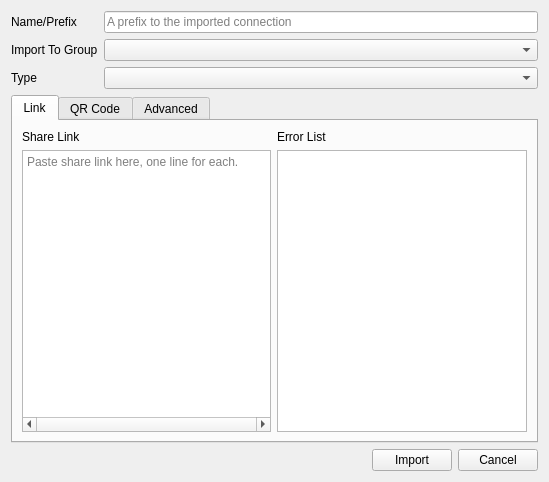
<?xml version="1.0" encoding="UTF-8"?>
<ui version="4.0">
 <class>ImportConfigWindow</class>
 <widget class="QDialog" name="ImportConfigWindow">
  <property name="geometry">
   <rect>
    <x>0</x>
    <y>0</y>
    <width>549</width>
    <height>482</height>
   </rect>
  </property>
  <property name="minimumSize">
   <size>
    <width>470</width>
    <height>460</height>
   </size>
  </property>
  <property name="windowTitle">
   <string>Import file</string>
  </property>
  <property name="sizeGripEnabled">
   <bool>false</bool>
  </property>
  <property name="modal">
   <bool>true</bool>
  </property>
  <layout class="QVBoxLayout" name="verticalLayout_3">
   <item>
    <layout class="QFormLayout" name="formLayout_2">
     <item row="0" column="0">
      <widget class="QLabel" name="aliasLabel">
       <property name="text">
        <string>Name/Prefix</string>
       </property>
      </widget>
     </item>
     <item row="0" column="1">
      <widget class="QLineEdit" name="nameTxt">
       <property name="placeholderText">
        <string>A prefix to the imported connection</string>
       </property>
      </widget>
     </item>
     <item row="1" column="0">
      <widget class="QLabel" name="label_9">
       <property name="text">
        <string>Import To Group</string>
       </property>
      </widget>
     </item>
     <item row="1" column="1">
      <widget class="QComboBox" name="groupCombo"/>
     </item>

     <item row="2" column="0">
      <widget class="QLabel" name="label_9">
       <property name="text">
        <string>Type</string>
       </property>
      </widget>
     </item>
     <item row="2" column="1">
        <widget class="QComboBox" name="importTypeCombo">
         <property name="sizePolicy">
          <sizepolicy hsizetype="MinimumExpanding" vsizetype="Fixed">
           <horstretch>0</horstretch>
           <verstretch>0</verstretch>
          </sizepolicy>
         </property>
        </widget>
       </item>
    </layout>
   </item>
   <item>
    <widget class="QTabWidget" name="tabWidget">
     <property name="currentIndex">
      <number>0</number>
     </property>
     <widget class="QWidget" name="tabWidgetPage2">
      <attribute name="title">
       <string>Link</string>
      </attribute>
      <layout class="QGridLayout" name="gridLayout">
       <item row="0" column="0">
        <widget class="QLabel" name="label_8">
         <property name="text">
          <string>Share Link</string>
         </property>
        </widget>
       </item>
       <item row="0" column="1">
        <widget class="QLabel" name="label_7">
         <property name="text">
          <string>Error List</string>
         </property>
        </widget>
       </item>
       <item row="1" column="0">
        <widget class="QPlainTextEdit" name="vmessConnectionStringTxt">
         <property name="horizontalScrollBarPolicy">
          <enum>Qt::ScrollBarAlwaysOn</enum>
         </property>
         <property name="lineWrapMode">
          <enum>QPlainTextEdit::NoWrap</enum>
         </property>
         <property name="placeholderText">
          <string>Paste share link here, one line for each.</string>
         </property>
        </widget>
       </item>
       <item row="1" column="1">
        <widget class="QListWidget" name="errorsList"/>
       </item>
      </layout>
     </widget>
     <widget class="QWidget" name="qrCodeTab">
      <attribute name="title">
       <string>QR Code</string>
      </attribute>
      <layout class="QFormLayout" name="formLayout_3">
       <item row="0" column="0">
        <widget class="QLabel" name="label_11">
         <property name="text">
          <string>Screenshot</string>
         </property>
        </widget>
       </item>
       <item row="0" column="1">
        <layout class="QHBoxLayout" name="horizontalLayout_6">
         <item>
          <widget class="QCheckBox" name="hideQv2rayCB">
           <property name="text">
            <string>Hide Qv2ray</string>
           </property>
          </widget>
         </item>
         <item>
          <widget class="QDoubleSpinBox" name="doubleSpinBox">
           <property name="suffix">
            <string> secs</string>
           </property>
           <property name="maximum">
            <double>5.000000000000000</double>
           </property>
           <property name="singleStep">
            <double>0.500000000000000</double>
           </property>
           <property name="value">
            <double>0.000000000000000</double>
           </property>
          </widget>
         </item>
         <item>
          <widget class="QLabel" name="label_6">
           <property name="text">
            <string>Delay</string>
           </property>
          </widget>
         </item>
         <item>
          <spacer name="horizontalSpacer_3">
           <property name="orientation">
            <enum>Qt::Horizontal</enum>
           </property>
           <property name="sizeHint" stdset="0">
            <size>
             <width>40</width>
             <height>20</height>
            </size>
           </property>
          </spacer>
         </item>
         <item>
          <widget class="QPushButton" name="qrFromScreenBtn">
           <property name="sizePolicy">
            <sizepolicy hsizetype="Fixed" vsizetype="Fixed">
             <horstretch>0</horstretch>
             <verstretch>0</verstretch>
            </sizepolicy>
           </property>
           <property name="text">
            <string>Go</string>
           </property>
          </widget>
         </item>
        </layout>
       </item>
       <item row="1" column="0">
        <widget class="QLabel" name="label_5">
         <property name="text">
          <string>QRCode File</string>
         </property>
        </widget>
       </item>
       <item row="1" column="1">
        <layout class="QHBoxLayout" name="horizontalLayout">
         <item>
          <widget class="QLineEdit" name="imageFileEdit">
           <property name="text">
            <string/>
           </property>
           <property name="readOnly">
            <bool>true</bool>
           </property>
          </widget>
         </item>
         <item>
          <widget class="QPushButton" name="selectImageBtn">
           <property name="text">
            <string>Select</string>
           </property>
          </widget>
         </item>
        </layout>
       </item>
       <item row="3" column="0">
        <widget class="QLabel" name="label_3">
         <property name="text">
          <string>Detected Link</string>
         </property>
        </widget>
       </item>
       <item row="3" column="1">
        <widget class="QLineEdit" name="qrCodeLinkTxt">
         <property name="readOnly">
          <bool>true</bool>
         </property>
        </widget>
       </item>
       <item row="2" column="0">
        <spacer name="verticalSpacer">
         <property name="orientation">
          <enum>Qt::Vertical</enum>
         </property>
         <property name="sizeHint" stdset="0">
          <size>
           <width>20</width>
           <height>40</height>
          </size>
         </property>
        </spacer>
       </item>
      </layout>
     </widget>
     <widget class="QWidget" name="tabWidgetPage1">
      <attribute name="title">
       <string>Advanced</string>
      </attribute>
      <layout class="QFormLayout" name="formLayout">
       <item row="0" column="0" colspan="2">
        <widget class="QLabel" name="label_16">
         <property name="text">
          <string>Manually Input Connections</string>
         </property>
        </widget>
       </item>
       <item row="1" column="0">
        <widget class="QLabel" name="fileLabel">
         <property name="text">
          <string>Path</string>
         </property>
        </widget>
       </item>
       <item row="1" column="1">
        <layout class="QHBoxLayout" name="horizontalLayout_2">
         <item>
          <widget class="QLineEdit" name="fileLineTxt">
           <property name="text">
            <string/>
           </property>
          </widget>
         </item>
         <item>
          <widget class="QPushButton" name="selectFileBtn">
           <property name="text">
            <string>Select</string>
           </property>
          </widget>
         </item>
        </layout>
       </item>
       <item row="2" column="0" colspan="2">
        <widget class="QCheckBox" name="keepImportedInboundCheckBox">
         <property name="text">
          <string>Import as Complex Config</string>
         </property>
        </widget>
       </item>
       <item row="3" column="0">
        <widget class="QLabel" name="label_2">
         <property name="text">
          <string>Json Editor</string>
         </property>
        </widget>
       </item>
       <item row="3" column="1">
        <widget class="QPushButton" name="jsonEditBtn">
         <property name="text">
          <string>Open JSON Editor</string>
         </property>
         <property name="autoDefault">
          <bool>false</bool>
         </property>
        </widget>
       </item>
      </layout>
     </widget>
    </widget>
   </item>
   <item>
    <layout class="QHBoxLayout" name="horizontalLayout_5">
     <item>
      <spacer name="horizontalSpacer">
       <property name="orientation">
        <enum>Qt::Horizontal</enum>
       </property>
       <property name="sizeHint" stdset="0">
        <size>
         <width>40</width>
         <height>20</height>
        </size>
       </property>
      </spacer>
     </item>
     <item>
      <widget class="QPushButton" name="beginImportBtn">
       <property name="text">
        <string>Import</string>
       </property>
      </widget>
     </item>
     <item>
      <widget class="QPushButton" name="cancelImportBtn">
       <property name="text">
        <string>Cancel</string>
       </property>
      </widget>
     </item>
    </layout>
   </item>
  </layout>
 </widget>
 <tabstops>
  <tabstop>nameTxt</tabstop>
  <tabstop>vmessConnectionStringTxt</tabstop>
  <tabstop>errorsList</tabstop>
  <tabstop>fileLineTxt</tabstop>
  <tabstop>selectFileBtn</tabstop>
  <tabstop>beginImportBtn</tabstop>
  <tabstop>cancelImportBtn</tabstop>
 </tabstops>
 <resources/>
 <connections/>
</ui>
